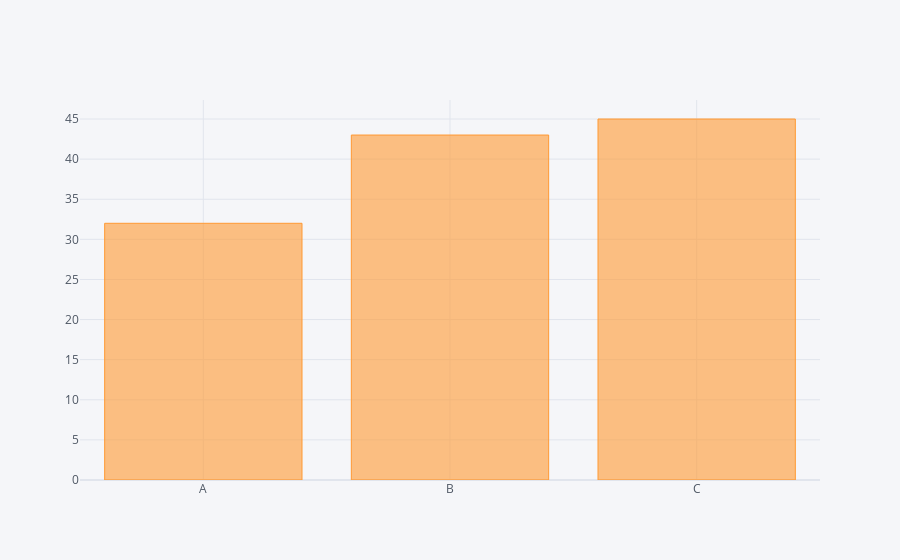

Notebook cell for this chart:
### Code cell
df2.iplot(kind='bar', x='Category', y='Values')

### Figure 1 — Plotly figure (JSON) as saved in the notebook; plotly's stock layout.template omitted (floating-point values rounded to 4 significant figures)
{"data": [{"marker": {"color": "rgba(255, 153, 51, 0.6)", "line": {"color": "rgba(255, 153, 51, 1.0)", "width": 1}}, "name": "Values", "orientation": "v", "text": "", "type": "bar", "x": ["A", "B", "C"], "y": [32, 43, 45]}], "layout": {"legend": {"bgcolor": "#F5F6F9", "font": {"color": "#4D5663"}}, "paper_bgcolor": "#F5F6F9", "plot_bgcolor": "#F5F6F9", "title": {"font": {"color": "#4D5663"}}, "xaxis": {"gridcolor": "#E1E5ED", "showgrid": true, "tickfont": {"color": "#4D5663"}, "title": {"font": {"color": "#4D5663"}, "text": ""}, "zerolinecolor": "#E1E5ED"}, "yaxis": {"gridcolor": "#E1E5ED", "showgrid": true, "tickfont": {"color": "#4D5663"}, "title": {"font": {"color": "#4D5663"}, "text": ""}, "zerolinecolor": "#E1E5ED"}}}
